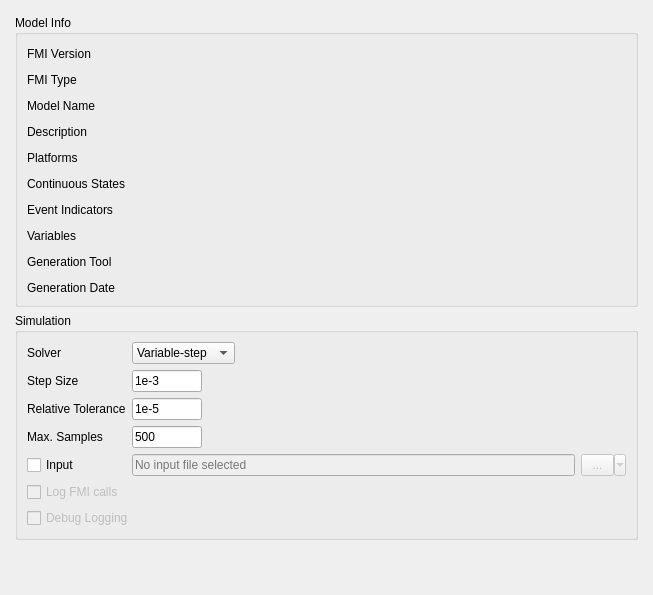
      <widget class="QWidget" name="settingsPage">
       <layout class="QVBoxLayout" name="verticalLayout">
        <property name="leftMargin">
         <number>15</number>
        </property>
        <property name="topMargin">
         <number>15</number>
        </property>
        <property name="rightMargin">
         <number>15</number>
        </property>
        <property name="bottomMargin">
         <number>15</number>
        </property>
        <item>
         <widget class="QGroupBox" name="infoGroupBox">
          <property name="title">
           <string>Model Info</string>
          </property>
          <property name="flat">
           <bool>true</bool>
          </property>
          <layout class="QGridLayout" name="gridLayout_9">
           <property name="topMargin">
            <number>12</number>
           </property>
           <property name="horizontalSpacing">
            <number>9</number>
           </property>
           <property name="verticalSpacing">
            <number>12</number>
           </property>
           <item row="10" column="0">
            <widget class="QLabel" name="label_7">
             <property name="sizePolicy">
              <sizepolicy hsizetype="Minimum" vsizetype="Preferred">
               <horstretch>0</horstretch>
               <verstretch>0</verstretch>
              </sizepolicy>
             </property>
             <property name="text">
              <string>Generation Tool</string>
             </property>
             <property name="alignment">
              <set>Qt::AlignLeading|Qt::AlignLeft|Qt::AlignTop</set>
             </property>
            </widget>
           </item>
           <item row="11" column="1">
            <widget class="QLabel" name="generationDateAndTimeLabel">
             <property name="sizePolicy">
              <sizepolicy hsizetype="Expanding" vsizetype="Preferred">
               <horstretch>0</horstretch>
               <verstretch>0</verstretch>
              </sizepolicy>
             </property>
             <property name="text">
              <string/>
             </property>
             <property name="textInteractionFlags">
              <set>Qt::LinksAccessibleByMouse|Qt::TextSelectableByMouse</set>
             </property>
            </widget>
           </item>
           <item row="11" column="0">
            <widget class="QLabel" name="label_8">
             <property name="sizePolicy">
              <sizepolicy hsizetype="Minimum" vsizetype="Preferred">
               <horstretch>0</horstretch>
               <verstretch>0</verstretch>
              </sizepolicy>
             </property>
             <property name="text">
              <string>Generation Date</string>
             </property>
            </widget>
           </item>
           <item row="9" column="1">
            <widget class="QLabel" name="numberOfVariablesLabel">
             <property name="text">
              <string/>
             </property>
            </widget>
           </item>
           <item row="8" column="0">
            <widget class="QLabel" name="label_12">
             <property name="sizePolicy">
              <sizepolicy hsizetype="Minimum" vsizetype="Preferred">
               <horstretch>0</horstretch>
               <verstretch>0</verstretch>
              </sizepolicy>
             </property>
             <property name="text">
              <string>Event Indicators</string>
             </property>
            </widget>
           </item>
           <item row="7" column="0">
            <widget class="QLabel" name="label_10">
             <property name="sizePolicy">
              <sizepolicy hsizetype="Minimum" vsizetype="Preferred">
               <horstretch>0</horstretch>
               <verstretch>0</verstretch>
              </sizepolicy>
             </property>
             <property name="text">
              <string>Continuous States</string>
             </property>
            </widget>
           </item>
           <item row="7" column="1">
            <widget class="QLabel" name="numberOfContinuousStatesLabel">
             <property name="sizePolicy">
              <sizepolicy hsizetype="Expanding" vsizetype="Preferred">
               <horstretch>0</horstretch>
               <verstretch>0</verstretch>
              </sizepolicy>
             </property>
             <property name="text">
              <string/>
             </property>
             <property name="textInteractionFlags">
              <set>Qt::LinksAccessibleByMouse|Qt::TextSelectableByMouse</set>
             </property>
            </widget>
           </item>
           <item row="10" column="1">
            <widget class="QLabel" name="generationToolLabel">
             <property name="sizePolicy">
              <sizepolicy hsizetype="Expanding" vsizetype="Preferred">
               <horstretch>0</horstretch>
               <verstretch>0</verstretch>
              </sizepolicy>
             </property>
             <property name="text">
              <string/>
             </property>
             <property name="wordWrap">
              <bool>true</bool>
             </property>
             <property name="textInteractionFlags">
              <set>Qt::LinksAccessibleByMouse|Qt::TextSelectableByMouse</set>
             </property>
            </widget>
           </item>
           <item row="8" column="1">
            <widget class="QLabel" name="numberOfEventIndicatorsLabel">
             <property name="sizePolicy">
              <sizepolicy hsizetype="Expanding" vsizetype="Preferred">
               <horstretch>0</horstretch>
               <verstretch>0</verstretch>
              </sizepolicy>
             </property>
             <property name="text">
              <string/>
             </property>
             <property name="textInteractionFlags">
              <set>Qt::LinksAccessibleByMouse|Qt::TextSelectableByMouse</set>
             </property>
            </widget>
           </item>
           <item row="9" column="0">
            <widget class="QLabel" name="label_20">
             <property name="text">
              <string>Variables</string>
             </property>
            </widget>
           </item>
           <item row="2" column="1">
            <widget class="QLabel" name="modelNameLabel">
             <property name="sizePolicy">
              <sizepolicy hsizetype="Expanding" vsizetype="Preferred">
               <horstretch>0</horstretch>
               <verstretch>0</verstretch>
              </sizepolicy>
             </property>
             <property name="text">
              <string/>
             </property>
             <property name="wordWrap">
              <bool>true</bool>
             </property>
             <property name="textInteractionFlags">
              <set>Qt::LinksAccessibleByMouse|Qt::TextSelectableByMouse</set>
             </property>
            </widget>
           </item>
           <item row="3" column="0">
            <widget class="QLabel" name="label_22">
             <property name="sizePolicy">
              <sizepolicy hsizetype="Minimum" vsizetype="Preferred">
               <horstretch>0</horstretch>
               <verstretch>0</verstretch>
              </sizepolicy>
             </property>
             <property name="text">
              <string>Description</string>
             </property>
             <property name="alignment">
              <set>Qt::AlignLeading|Qt::AlignLeft|Qt::AlignTop</set>
             </property>
            </widget>
           </item>
           <item row="3" column="1">
            <widget class="QLabel" name="descriptionLabel">
             <property name="sizePolicy">
              <sizepolicy hsizetype="Expanding" vsizetype="Preferred">
               <horstretch>0</horstretch>
               <verstretch>0</verstretch>
              </sizepolicy>
             </property>
             <property name="text">
              <string/>
             </property>
             <property name="wordWrap">
              <bool>true</bool>
             </property>
             <property name="textInteractionFlags">
              <set>Qt::LinksAccessibleByMouse|Qt::TextSelectableByMouse</set>
             </property>
            </widget>
           </item>
           <item row="1" column="0">
            <widget class="QLabel" name="label_5">
             <property name="text">
              <string>FMI Type</string>
             </property>
            </widget>
           </item>
           <item row="0" column="0">
            <widget class="QLabel" name="label_3">
             <property name="sizePolicy">
              <sizepolicy hsizetype="Minimum" vsizetype="Preferred">
               <horstretch>0</horstretch>
               <verstretch>0</verstretch>
              </sizepolicy>
             </property>
             <property name="text">
              <string>FMI Version</string>
             </property>
            </widget>
           </item>
           <item row="0" column="1">
            <widget class="QLabel" name="fmiVersionLabel">
             <property name="sizePolicy">
              <sizepolicy hsizetype="Expanding" vsizetype="Preferred">
               <horstretch>0</horstretch>
               <verstretch>0</verstretch>
              </sizepolicy>
             </property>
             <property name="text">
              <string/>
             </property>
             <property name="textInteractionFlags">
              <set>Qt::LinksAccessibleByMouse|Qt::TextSelectableByMouse</set>
             </property>
            </widget>
           </item>
           <item row="1" column="1">
            <widget class="QLabel" name="fmiTypeLabel">
             <property name="text">
              <string/>
             </property>
            </widget>
           </item>
           <item row="2" column="0">
            <widget class="QLabel" name="label_4">
             <property name="sizePolicy">
              <sizepolicy hsizetype="Minimum" vsizetype="Preferred">
               <horstretch>0</horstretch>
               <verstretch>0</verstretch>
              </sizepolicy>
             </property>
             <property name="text">
              <string>Model Name</string>
             </property>
             <property name="alignment">
              <set>Qt::AlignLeading|Qt::AlignLeft|Qt::AlignTop</set>
             </property>
            </widget>
           </item>
           <item row="4" column="0">
            <widget class="QLabel" name="label">
             <property name="text">
              <string>Platforms</string>
             </property>
            </widget>
           </item>
           <item row="4" column="1">
            <widget class="QLabel" name="platformsLabel">
             <property name="text">
              <string/>
             </property>
            </widget>
           </item>
          </layout>
         </widget>
        </item>
        <item>
         <widget class="QGroupBox" name="settingsGroupBox">
          <property name="title">
           <string>Simulation</string>
          </property>
          <property name="flat">
           <bool>true</bool>
          </property>
          <layout class="QGridLayout" name="gridLayout_13">
           <item row="0" column="1">
            <widget class="QWidget" name="widget_10" native="true">
             <layout class="QHBoxLayout" name="horizontalLayout_9">
              <property name="leftMargin">
               <number>0</number>
              </property>
              <property name="topMargin">
               <number>0</number>
              </property>
              <property name="rightMargin">
               <number>0</number>
              </property>
              <property name="bottomMargin">
               <number>0</number>
              </property>
              <item>
               <widget class="QComboBox" name="solverComboBox">
                <property name="minimumSize">
                 <size>
                  <width>90</width>
                  <height>0</height>
                 </size>
                </property>
                <property name="currentIndex">
                 <number>1</number>
                </property>
                <property name="sizeAdjustPolicy">
                 <enum>QComboBox::AdjustToContents</enum>
                </property>
                <item>
                 <property name="text">
                  <string>Fixed-step</string>
                 </property>
                </item>
                <item>
                 <property name="text">
                  <string>Variable-step</string>
                 </property>
                </item>
               </widget>
              </item>
              <item>
               <spacer name="horizontalSpacer_11">
                <property name="orientation">
                 <enum>Qt::Horizontal</enum>
                </property>
                <property name="sizeHint" stdset="0">
                 <size>
                  <width>340</width>
                  <height>20</height>
                 </size>
                </property>
               </spacer>
              </item>
             </layout>
            </widget>
           </item>
           <item row="3" column="1">
            <widget class="QWidget" name="widget_5" native="true">
             <layout class="QHBoxLayout" name="horizontalLayout_4">
              <property name="leftMargin">
               <number>0</number>
              </property>
              <property name="topMargin">
               <number>0</number>
              </property>
              <property name="rightMargin">
               <number>0</number>
              </property>
              <property name="bottomMargin">
               <number>0</number>
              </property>
              <item>
               <widget class="QWidget" name="widget_7" native="true">
                <layout class="QHBoxLayout" name="horizontalLayout_6">
                 <property name="leftMargin">
                  <number>0</number>
                 </property>
                 <property name="topMargin">
                  <number>0</number>
                 </property>
                 <property name="rightMargin">
                  <number>0</number>
                 </property>
                 <property name="bottomMargin">
                  <number>0</number>
                 </property>
                 <item>
                  <widget class="QLineEdit" name="maxSamplesLineEdit">
                   <property name="minimumSize">
                    <size>
                     <width>70</width>
                     <height>0</height>
                    </size>
                   </property>
                   <property name="maximumSize">
                    <size>
                     <width>70</width>
                     <height>16777215</height>
                    </size>
                   </property>
                   <property name="text">
                    <string>500</string>
                   </property>
                  </widget>
                 </item>
                 <item>
                  <spacer name="horizontalSpacer_6">
                   <property name="orientation">
                    <enum>Qt::Horizontal</enum>
                   </property>
                   <property name="sizeHint" stdset="0">
                    <size>
                     <width>334</width>
                     <height>20</height>
                    </size>
                   </property>
                  </spacer>
                 </item>
                </layout>
               </widget>
              </item>
             </layout>
            </widget>
           </item>
           <item row="1" column="1">
            <widget class="QWidget" name="widget_3" native="true">
             <layout class="QHBoxLayout" name="horizontalLayout_2">
              <property name="leftMargin">
               <number>0</number>
              </property>
              <property name="topMargin">
               <number>0</number>
              </property>
              <property name="rightMargin">
               <number>0</number>
              </property>
              <property name="bottomMargin">
               <number>0</number>
              </property>
              <item>
               <widget class="QLineEdit" name="stepSizeLineEdit">
                <property name="minimumSize">
                 <size>
                  <width>70</width>
                  <height>0</height>
                 </size>
                </property>
                <property name="maximumSize">
                 <size>
                  <width>70</width>
                  <height>16777215</height>
                 </size>
                </property>
                <property name="text">
                 <string>1e-3</string>
                </property>
               </widget>
              </item>
              <item>
               <spacer name="horizontalSpacer_4">
                <property name="orientation">
                 <enum>Qt::Horizontal</enum>
                </property>
                <property name="sizeHint" stdset="0">
                 <size>
                  <width>336</width>
                  <height>20</height>
                 </size>
                </property>
               </spacer>
              </item>
             </layout>
            </widget>
           </item>
           <item row="3" column="0">
            <widget class="QLabel" name="label_6">
             <property name="text">
              <string>Max. Samples</string>
             </property>
             <property name="alignment">
              <set>Qt::AlignLeading|Qt::AlignLeft|Qt::AlignVCenter</set>
             </property>
            </widget>
           </item>
           <item row="4" column="0">
            <widget class="QCheckBox" name="inputCheckBox">
             <property name="text">
              <string>Input</string>
             </property>
            </widget>
           </item>
           <item row="5" column="0" colspan="2">
            <widget class="QCheckBox" name="logFMICallsCheckBox">
             <property name="enabled">
              <bool>false</bool>
             </property>
             <property name="text">
              <string>Log FMI calls</string>
             </property>
            </widget>
           </item>
           <item row="6" column="0" colspan="2">
            <widget class="QCheckBox" name="debugLoggingCheckBox">
             <property name="enabled">
              <bool>false</bool>
             </property>
             <property name="text">
              <string>Debug Logging</string>
             </property>
            </widget>
           </item>
           <item row="4" column="1">
            <widget class="QLineEdit" name="inputFilenameLineEdit">
             <property name="enabled">
              <bool>false</bool>
             </property>
             <property name="placeholderText">
              <string>No input file selected</string>
             </property>
            </widget>
           </item>
           <item row="2" column="0">
            <widget class="QLabel" name="label_14">
             <property name="text">
              <string>Relative Tolerance</string>
             </property>
            </widget>
           </item>
           <item row="0" column="0">
            <widget class="QLabel" name="label_13">
             <property name="text">
              <string>Solver</string>
             </property>
            </widget>
           </item>
           <item row="1" column="0">
            <widget class="QLabel" name="label_2">
             <property name="text">
              <string>Step Size</string>
             </property>
            </widget>
           </item>
           <item row="2" column="1">
            <widget class="QWidget" name="widget_11" native="true">
             <layout class="QHBoxLayout" name="horizontalLayout_10">
              <property name="leftMargin">
               <number>0</number>
              </property>
              <property name="topMargin">
               <number>0</number>
              </property>
              <property name="rightMargin">
               <number>0</number>
              </property>
              <property name="bottomMargin">
               <number>0</number>
              </property>
              <item>
               <widget class="QLineEdit" name="relativeToleranceLineEdit">
                <property name="minimumSize">
                 <size>
                  <width>70</width>
                  <height>0</height>
                 </size>
                </property>
                <property name="maximumSize">
                 <size>
                  <width>70</width>
                  <height>16777215</height>
                 </size>
                </property>
                <property name="text">
                 <string>1e-5</string>
                </property>
               </widget>
              </item>
              <item>
               <spacer name="horizontalSpacer_12">
                <property name="orientation">
                 <enum>Qt::Horizontal</enum>
                </property>
                <property name="sizeHint" stdset="0">
                 <size>
                  <width>359</width>
                  <height>20</height>
                 </size>
                </property>
               </spacer>
              </item>
             </layout>
            </widget>
           </item>
           <item row="4" column="2">
            <widget class="QToolButton" name="selectInputButton">
             <property name="enabled">
              <bool>false</bool>
             </property>
             <property name="minimumSize">
              <size>
               <width>45</width>
               <height>22</height>
              </size>
             </property>
             <property name="toolTip">
              <string>Select input file</string>
             </property>
             <property name="text">
              <string>...</string>
             </property>
             <property name="popupMode">
              <enum>QToolButton::MenuButtonPopup</enum>
             </property>
            </widget>
           </item>
          </layout>
         </widget>
        </item>
        <item>
         <spacer name="verticalSpacer">
          <property name="orientation">
           <enum>Qt::Vertical</enum>
          </property>
          <property name="sizeHint" stdset="0">
           <size>
            <width>20</width>
            <height>40</height>
           </size>
          </property>
         </spacer>
        </item>
       </layout>
      </widget>
